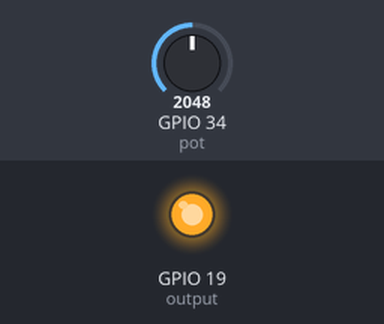
Recording of a program running on a simulated ESP32 board running MicroPython. Parts: output pins drawn as LEDs (lit = HIGH). Inputs (shaded band) come from the test bench; at power-on: GPIO 34 (pot) = 2048 (analog values on the 0–4095 scale).

Above: at 1.2 s.
1.3 s: GPIO 34 (pot) set to 874
2.8 s: GPIO 34 (pot) set to 775
At 3.1 s:
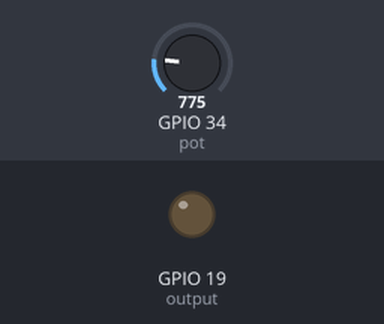
4.3 s: GPIO 34 (pot) set to 3519
5.8 s: GPIO 34 (pot) set to 3602
At 6.6 s:
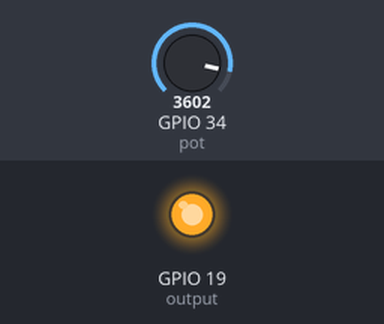
7.3 s: GPIO 34 (pot) set to 805
At 7.7 s:
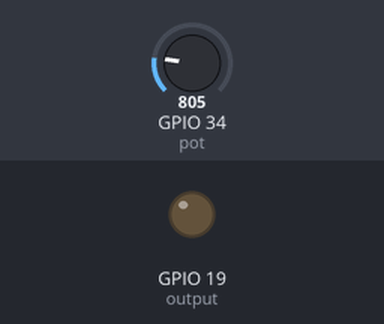
Timing chart, 0 to 9.8 s (numbered marks = the images above; inputs shaded):
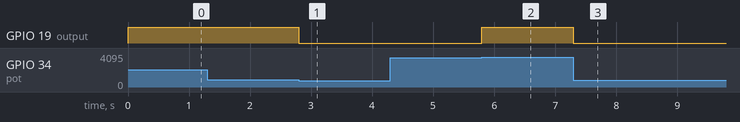

The program:

logiskenivoer.py
```python
from machine import Pin,ADC
from time import sleep

pot = ADC(Pin(34,Pin.IN),atten=3)
pot.atten(ADC.ATTN_11DB)
pot.width(ADC.WIDTH_12BIT)
output = Pin(19,Pin.OUT)

output.value(1)

while True:

    if pot.read() < 845:
        output.value(0)
    elif pot.read() > 3545:
        output.value(1)
```

Measured:
- the behaviour switches between 845 and 844 on GPIO 34 (pot) (found by bisection; images 0 and 1)
- the behaviour switches between 3545 and 3546 on GPIO 34 (pot) (found by bisection; images 1 and 2)
- after the input at 1.3 s, every drawn part: stays the same
- after the input at 2.8 s, GPIO 19 (output): HIGH → LOW at once
- after the input at 4.3 s, every drawn part: stays the same
- after the input at 5.8 s, GPIO 19 (output): LOW → HIGH at once
- after the input at 7.3 s, GPIO 19 (output): HIGH → LOW at once
